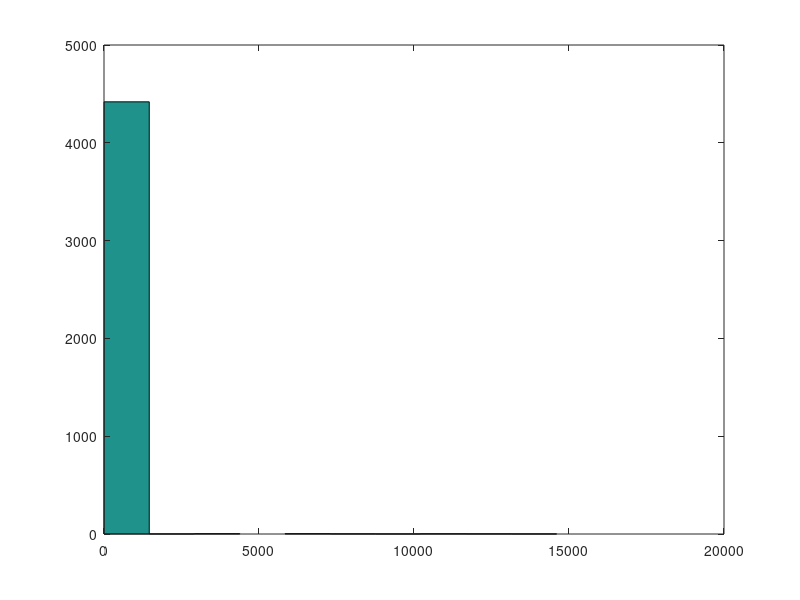

The MATLAB source for this figure:
clear all;close all;clc;
load Init
%%
f=ROI(index);
A=A(index,:);
NN=diag(TotalNum.*Risk);
NN=NN(index,index); %Num of each school
N=sum(index);
%%
x1=linprog(-NN'*f,A',b,[],[],zeros(N,1),avr_price(index)); % x1 is the money/person for each school 
figure;
hist(x1,10);
%%
[s_v,s_o]=sort(x1,'descend');
s_v(1:10)        % rank of personal investment    
uid(s_o(1:10))
sum_value=NN*x1; % rank of total investment of each school
sum_value(s_o(1:10))
temp=TotalNum(index);
temp(s_o(1:10))
temp2=A'*x1;
-temp2(2:7)
%%
%{
cvx_begin
    variable x2(N)
    minimize(f'*NN*x2+0.1*norm(x2,1));
 subject to
    A'*x2 <= b
    x2>=0
cvx_end
figure;
hist(x2,10);
%}